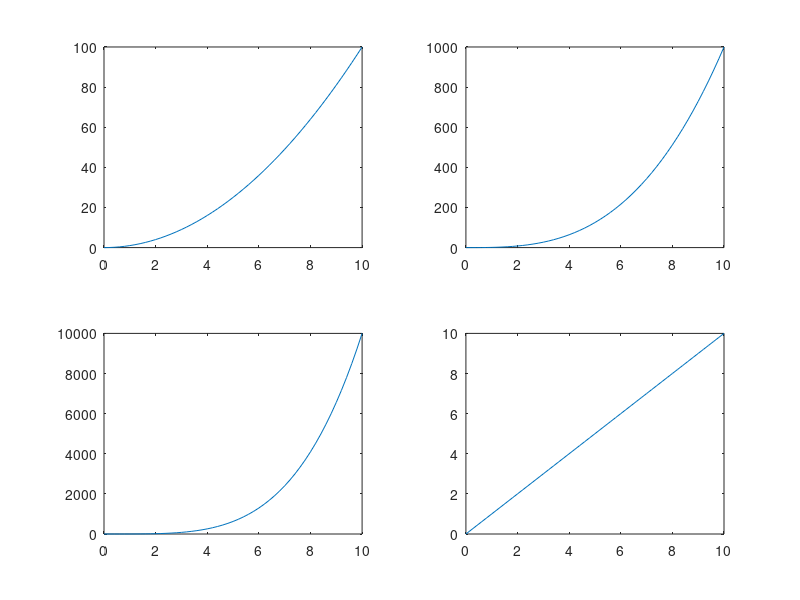

Write MATLAB code to recreate this figure.
x = 0:0.2:10;
y1 = x.^2;
y2 = x.^3;
y3=x.^4;
y4=x;
subplot(2,2,1)
plot(x,y1)
subplot(2,2,2);
plot(x,y2)
subplot(2,2,3);
plot(x,y3);
subplot(2,2,4);
plot(x,y4);
